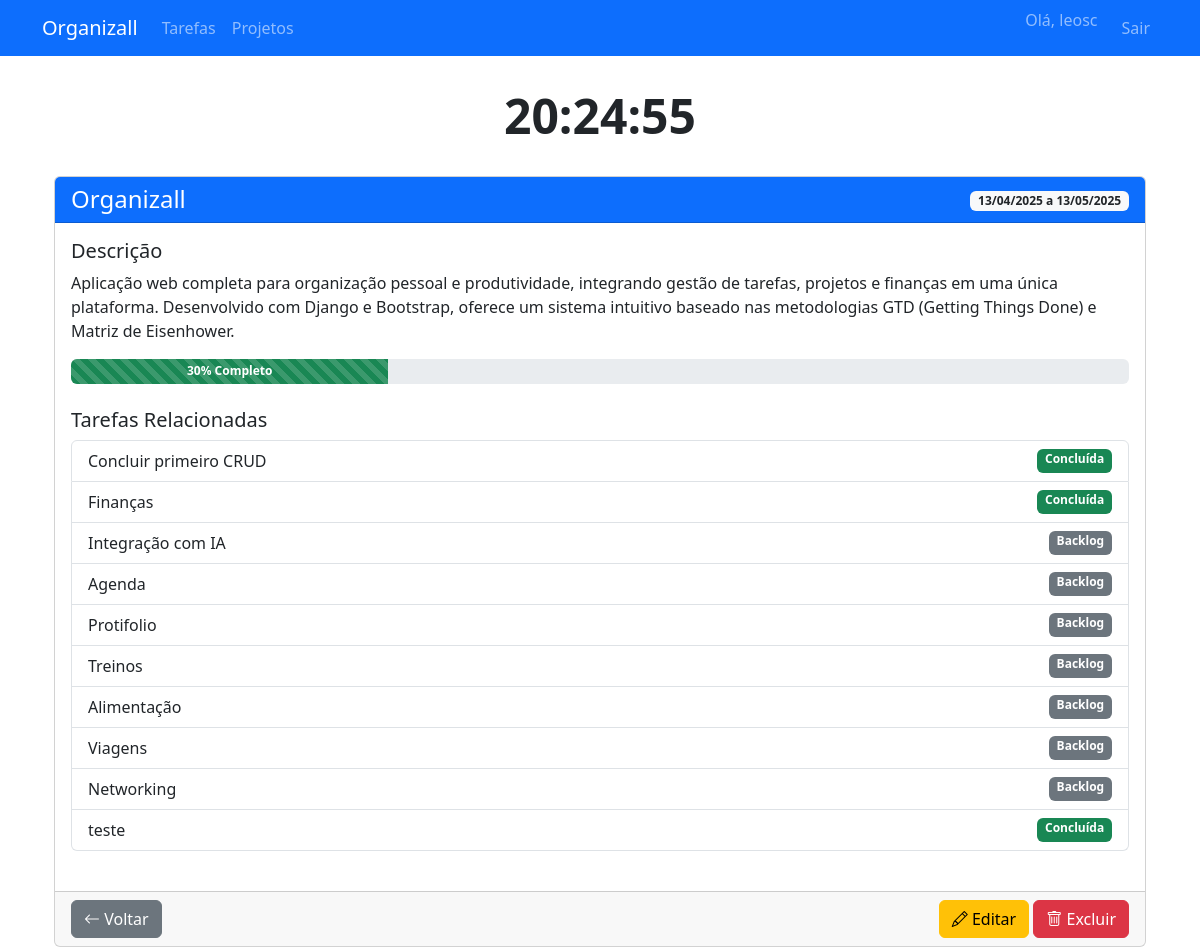
Screenshot of /projects/1/ (signed in) with the database file from the repository.
### organizer/models.py (models this page shows, shortened)
class Project(models.Model):
    name = models.CharField(max_length=100)
    description = models.TextField()
    start_date = models.DateField()
    end_date = models.DateField()
    owner = models.ForeignKey(User, on_delete=models.CASCADE)
    def progress(self):
        tasks = self.task_set.all()
        if tasks.count() == 0:
            return 0
        done_tasks = tasks.filter(status='done').count()
        return int((done_tasks / tasks.count()) * 100)

class Task(models.Model):
    STATUS_CHOICES = [
        ('backlog', 'Backlog'),
        ('doing', 'Em Progresso'),
        ('done', 'Concluída'),
    ]
    title = models.CharField(max_length=200)
    description = models.TextField()
    due_date = models.DateField()
    status = models.CharField(max_length=20, choices=STATUS_CHOICES, default='backlog')
    project = models.ForeignKey(Project, on_delete=models.CASCADE, null=True, blank=True)
    owner = models.ForeignKey(User, on_delete=models.CASCADE)
    def get_status_color(self):
        colors = {
            'backlog': 'secondary',
            'doing': 'warning',
            'done': 'success'
        }
        return colors.get(self.status, 'info')

### organizer/views.py (the view)
# urls.py: path('projects/<int:pk>/', views.project_detail, name='project-detail'),
@login_required
def project_detail(request, pk):
    project = get_object_or_404(Project, pk=pk, owner=request.user)
    tasks = Task.objects.filter(project=project, owner=request.user)
    return render(request, 'organizer/projects_pages/project_detail.html', {
        'project': project,
        'tasks': tasks
    })

### templates/organizer/projects_pages/project_detail.html
{% extends "organizer/base.html" %}
{% load static %}
{% block content %}
<div class="container mt-4">
    <div class="card">
        <div class="card-header bg-primary text-white">
            <div class="d-flex justify-content-between align-items-center">
                <h4 class="mb-0">{{ project.name }}</h4>
                <div>
                    <span class="badge bg-light text-dark">
                        {{ project.start_date|date:"d/m/Y" }} a {{ project.end_date|date:"d/m/Y" }}
                    </span>
                </div>
            </div>
        </div>
        <div class="card-body">
            <h5 class="card-title">Descrição</h5>
            <p class="card-text">{{ project.description }}</p>
            <div class="progress mb-4" style="height: 25px;">
                <div class="progress-bar bg-success progress-bar-striped progress-bar-animated"
                     style="width: {{ project.progress }}%">
                    <strong>{{ project.progress }}% Completo</strong>
                </div>
            </div>
            <h5 class="mt-4">Tarefas Relacionadas</h5>
            <div class="list-group mb-4">
                {% for task in tasks %}
                <a href="{% url 'task-detail' task.pk %}"
                   class="list-group-item list-group-item-action">
                    <div class="d-flex justify-content-between">
                        <span>{{ task.title }}</span>
                        <span class="badge bg-{{ task.get_status_color }}">
                            {{ task.get_status_display }}
                        </span>
                    </div>
                </a>
                {% empty %}
                <div class="list-group-item">Nenhuma tarefa neste projeto</div>
                {% endfor %}
            </div>
        </div>
        <div class="card-footer">
            <div class="d-flex justify-content-between">
                <a href="{% url 'project-list' %}" class="btn btn-secondary">
                    <i class="bi bi-arrow-left"></i> Voltar
                </a>
                <div>
                    <a href="{% url 'project-update' project.pk %}" class="btn btn-warning">
                        <i class="bi bi-pencil"></i> Editar
                    </a>
                    <a href="{% url 'project-delete' project.pk %}" class="btn btn-danger">
                        <i class="bi bi-trash"></i> Excluir
                    </a>
                </div>
            </div>
        </div>
    </div>
</div>
{% endblock %}

### templates/includes/navbar.html (shortened to what this page needs)
<nav class="navbar navbar-expand-lg navbar-dark bg-primary mb-4">
    <div class="container">
        <a class="navbar-brand" href="{% url 'dashboard' %}">Organizall</a>
        <div class="collapse navbar-collapse" id="navbarNav">
            <ul class="navbar-nav me-auto">
                <li class="nav-item">
                    <a class="nav-link" href="{% url 'task-list' %}">Tarefas</a>
                </li>
                <li class="nav-item">
                    <a class="nav-link" href="{% url 'project-list' %}">Projetos</a>
                </li>
            </ul>
            <ul class="navbar-nav">
                <li class="nav-item">
                    <span class="navbar-text me-3">Olá, {{ request.user.username }}</span>
                </li>
                <li class="nav-item">
                    <a class="nav-link" href="{% url 'logout' %}">Sair</a>
                </li>
            </ul>
        </div>
    </div>
</nav>

### rows the page displays
Project: name "Organizall", start_date "13/04/2025", end_date "13/05/2025", description "Aplicação web completa para organização pessoal e produtividade, integrando gestão de tarefas, projetos e finanças em uma única plataforma. Desenvolvido com Django e Bootstrap, oferece um sistema intuitivo baseado nas metodologias GTD (Getting Things Done) e Matriz de Eisenhower.", progress "30"
Task: title "Concluir primeiro CRUD", status "Concluída"
Task: title "Finanças", status "Concluída"
Task: title "Integração com IA", status "Backlog"
Task: title "Agenda", status "Backlog"
Task: title "Protifolio", status "Backlog"
Task: title "Treinos", status "Backlog"
Task: title "Alimentação", status "Backlog"
Task: title "Viagens", status "Backlog"
Task: title "Networking", status "Backlog"
Task: title "teste", status "Concluída"

### other values shown
{{ request.user.username }} "leosc"
